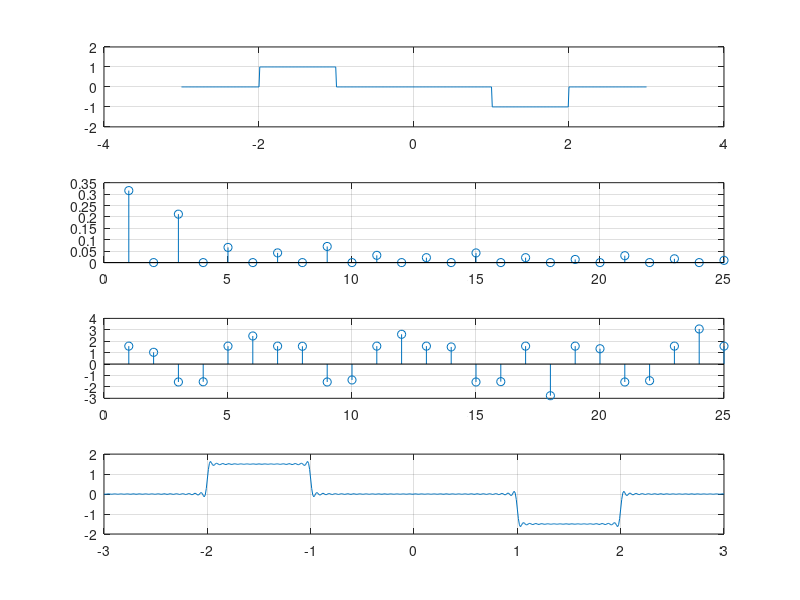

MATLAB code for this plot:
function ass3q3
    %define the angular frequency
    w=(2*pi)/6;
    
    %define the time for calculate the fourier seriers coefficients
    t=-3:0.01:3;
    
    %define the expression (it is little bit tricky)
    x1(t>-2&t<-1) = 1;
    x2(t<2&t>1)   =-1;
    %zero padding for length equalization
    x11=[x1,zeros(1,length(t)-length(x1))];
    x22=[x2,zeros(1,length(t)-length(x2))];
    x=x11+x22;

    %fourier series for first 25
    for k=1:1:25
        A(k)=(trapz(t,x.*exp(-1i*w*k*t)))/6;
    end
    
    k= 1:1:25;
    
    %for  ploting fourier series representation.
    f=0;
    for p=1:1:100
        cp= 1i*(cos(p*w)-cos(2*p*w))/(p*w);% p-th harmonics.
        f=f+(cp*(exp(1i*w*p*t)));%add harmonics
    end
    
    subplot(4,1,1);
    plot(t,x);
    axis([-4,4,-2,2]);
    grid on;
    
    subplot(4,1,2);
    stem(k,abs(A));
    grid on;
    
    subplot(4,1,3);
    stem(k,angle(A));
    grid on;
    
    subplot(4,1,4);
    plot(t,f);
    grid on;
    
end
